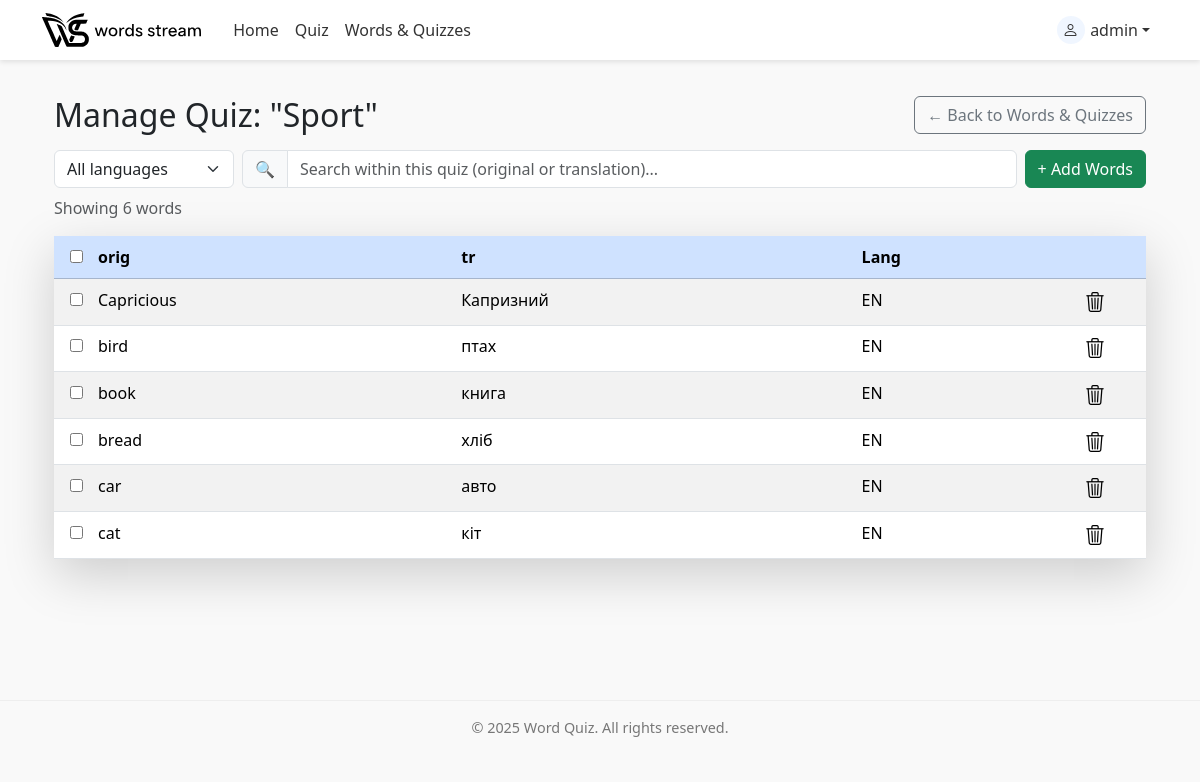
The page /quiz/8/ (signed in) on the database its author committed.
### quiz/models.py (models this page shows, shortened)
class CustomQuiz(models.Model):
    owner = models.ForeignKey(
        User,
        on_delete=models.CASCADE,
        related_name="custom_quizzes",
        null=True,      # temporary
        blank=True,
    )
    title = models.CharField(max_length=100)
    words = models.ManyToManyField(Word, related_name="in_quizzes")

class Word(models.Model):
    LANGUAGE_CHOICES = [
        ("de", "German"),
        ("en", "English"),
        ("uk", "Ukrainian"),
        ("pl", "Polish"),
        ("fr", "French"),
        ("es", "Spanish"),
    ]
    owner = models.ForeignKey(
        User,
        on_delete=models.CASCADE,
        related_name="words",
        null=True,      # temporary so old rows are allowed
        blank=True,     # same
    )
    original_word = models.CharField(max_length=100)
    translation = models.CharField(max_length=100)
    language = models.CharField(
        max_length=5,
        choices=LANGUAGE_CHOICES,
        default="de",
    )
    times_quizzed = models.IntegerField(default=0)
    correct_answers = models.IntegerField(default=0)
    timeout = models.IntegerField(default=0)
    class Meta:
        unique_together = ("owner", "original_word", "language")

### quiz/views.py (the view)
# urls.py: path('quiz/<int:pk>/', views.custom_quiz_detail, name='custom_quiz_detail'),
@login_required
def custom_quiz_detail(request, pk):
    quiz = get_object_or_404(CustomQuiz, pk=pk, owner=request.user)
    quiz_words = quiz.words.order_by('original_word')
    all_words = Word.objects.filter(owner=request.user).exclude(
        pk__in=quiz_words.values('pk')
    ).order_by('original_word')
    context = {
        'quiz': quiz,
        'quiz_words': quiz_words,
        'all_words': all_words,
        'language_choices': Word.LANGUAGE_CHOICES,
    }
    return render(request, 'quiz/quiz_manage_words.html', context)

### quiz/templates/quiz/quiz_manage_words.html (shortened to what this page needs)
{% extends "base.html" %}
{% load static %}
{% block content %}
<div class="container mt-1"
     id="quiz-manage-root"
     data-quiz-id="{{ quiz.id }}"
     data-add-url="{% url 'quiz:quiz_add_words' quiz.id %}"
     data-remove-url="{% url 'quiz:quiz_remove_word' quiz.id %}">
  <div class="d-flex justify-content-between align-items-center mb-3">
    <h2 class="mb-0">Manage Quiz: "{{ quiz.title }}"</h2>
    <a href="{% url 'quiz:word_list' %}" class="btn btn-outline-secondary">
      ← Back to Words &amp; Quizzes
    </a>
  </div>
  {% include "quiz/partials/manage/_quiz_words_table.html" %}
</div>
{% endblock %}

### quiz/templates/base.html (shortened to what this page needs)
{% load static %}
<!DOCTYPE html>
<html lang="en">
<head>
    <link rel="stylesheet"
          href="https://cdn.jsdelivr.net/npm/bootstrap@5.3.3/dist/css/bootstrap.min.css">
    <link rel="stylesheet"
          href="https://cdn.jsdelivr.net/npm/bootstrap-icons@1.11.3/font/bootstrap-icons.css">
</head>
<body>
    <nav class="navbar navbar-expand-lg">
        <div class="container">
            <a class="navbar-brand d-flex align-items-center" href="{% url 'quiz:index' %}">
                <img src="{% static 'quiz/images/logo.svg' %}"
                     alt=""
                     height="34"
                     class="me-2">
            </a>
            <div class="collapse navbar-collapse" id="navbarNav">
                <ul class="navbar-nav me-auto mb-2 mb-lg-0">
                    <li class="nav-item">
                        <a class="nav-link" href="{% url 'quiz:index' %}">Home</a>
                    </li>
                    <li class="nav-item">
                        <a class="nav-link" href="{% url 'quiz:quiz' %}">Quiz</a>
                    </li>
                    {% if user.is_authenticated %}
                    <li class="nav-item">
                        <a class="nav-link" href="{% url 'quiz:word_list' %}">
                            Words &amp; Quizzes
                        </a>
                    </li>
                    {% endif %}
                </ul>
                <ul class="navbar-nav ms-auto mb-2 mb-lg-0">
                    {% if user.is_authenticated %}
                        <li class="nav-item dropdown">
                            <a class="nav-link dropdown-toggle d-flex align-items-center"
                               href="#" role="button" data-bs-toggle="dropdown"
                               aria-expanded="false">
                                <span class="user-avatar">
                                    <i class="bi bi-person"></i>
                                </span>
                                <span>{{ user.username }}</span>
                            </a>
                        </li>
                    {% endif %}
                </ul>
            </div>
        </div>
    </nav>
    <main class="container">
        {% block content %}
        {% endblock %}
    </main>
    <footer>
        &copy; {% now "Y" %} Word Quiz. All rights reserved.
    </footer>
</body>
</html>

### quiz/templates/quiz/partials/manage/_quiz_words_table.html (shortened to what this page needs)
<div class="d-flex flex-wrap gap-2 mb-2 align-items-center">
  <div class="d-flex flex-grow-1 gap-2">
    <div class="flex-shrink-0" style="min-width: 180px;">
      <select id="quiz-language-filter" class="form-select">
        <option value="">All languages</option>
      </select>
    </div>
    <div class="input-group flex-grow-1">
      <span class="input-group-text">🔍</span>
      <input
        type="text"
        id="quiz-word-search"
        class="form-control"
        placeholder="Search within this quiz (original or translation)..."
      >
    </div>
  </div>
  <button id="open-add-words-modal-btn" class="btn btn-success flex-shrink-0">
    + Add Words
  </button>
</div>
<p class="text-muted mb-3" id="quiz-word-count-text">
  Showing
  <span id="quiz-word-count-number">{{ quiz_words|length }}</span>
  word{% if quiz_words|length != 1 %}s{% endif %}
</p>
<div class="table-responsive table-wrapper shadow-lg">
  <table class="table table-striped table-hover table-sm table-no-gap mb-0">
    <thead class="table-primary">
      <tr>
        <th class="ps-3" style="width:40px;">
          <input type="checkbox" id="quiz-word-select-all">
        </th>
        <th>orig</th>
        <th>tr</th>
        <th class="d-none d-sm-table-cell">Lang</th>
        <th class="text-center" style="width: 90px;"></th>
      </tr>
    </thead>
    <tbody id="quiz-word-table-body">
      {% for word in quiz_words %}
        <tr data-word-id="{{ word.id }}" data-language="{{ word.language }}">
          <td class="ps-3">
            <input type="checkbox" class="quiz-word-checkbox">
          </td>
          <td>{{ word.original_word }}</td>
          <td>{{ word.translation }}</td>
          <td class="d-none d-sm-table-cell">
            {{ word.language|upper }}
          </td>
          <td class="text-center pe-3">
            <div class="d-flex justify-content-center">
              <i
                class="bi bi-trash3 fs-5 icon-action delete remove-word-btn"
                role="button"
                tabindex="0"
                title="Remove from quiz"
                aria-label="Remove word from this quiz"
              ></i>
            </div>
          </td>
        </tr>
      {% empty %}
        <tr>
          <td colspan="5" class="text-center text-muted">
            This quiz has no words yet.
          </td>
        </tr>
      {% endfor %}
    </tbody>
  </table>
</div>

### quiz/templates/base.html (style rules this page uses)
body { background-color: #f9f9f9; font-family: system-ui, sans-serif; }
main { padding: 2rem 1rem; min-height: 80vh; }
footer { text-align: center; color: #777; padding: 1rem 0; border-top: 1px solid #eee; font-size: 0.9rem; }
nav.navbar { background-color: #ffffff; box-shadow: 0 2px 5px rgba(0,0,0,0.1); }
.navbar-brand { font-weight: 600; font-size: 1.3rem; }
.nav-link { color: #333 !important; font-weight: 500; }
.user-avatar { width: 28px; height: 28px; border-radius: 50%; background: #0d6efd10; display: inline-flex; align-items: center; justify-content: center; margin-right: 0.35rem; }
.user-avatar i { font-size: 1rem; }
.table td, .table th { padding-top: 0.55rem; padding-bottom: 0.55rem; overflow: hidden; text-overflow: ellipsis; }
.table td { white-space: nowrap; }
.table-no-gap { margin-bottom: 0; }
.icon-action { display: inline-flex; align-items: center; justify-content: center; padding: 4px; margin: 0; border: none; background: transparent; border-radius: 6px; outline: none; cursor: pointer; transition: background-color 0.15s ease, color 0.15s ease, transform 0.15s ease; }

### rows shown on the page
CustomQuiz: title "Sport"
Word: original_word "Capricious", translation "Капризний", language "EN"
Word: original_word "bird", translation "птах", language "EN"
Word: original_word "book", translation "книга", language "EN"
Word: original_word "bread", translation "хліб", language "EN"
Word: original_word "car", translation "авто", language "EN"
Word: original_word "cat", translation "кіт", language "EN"

### other values the page prints
{{ user.username }} "admin"
{{ quiz_words|length }} "6"
